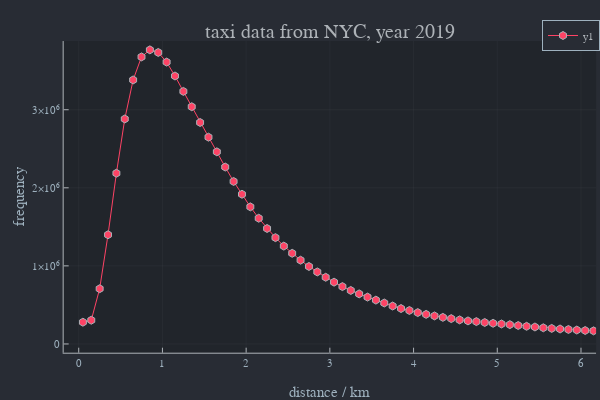

Here is the notebook cell this chart was saved with:
### Code cell
plot(his[1],his[2],xlim=[0,6],marker=:hex,xlab="distance / km",ylab="frequency",title="taxi data from NYC, year 2019")

### Figure 1 — Plotly figure (JSON) as saved in the notebook; plotly's stock layout.template omitted (floating-point values rounded to 4 significant figures; data arrays with more than 128 entries replaced by an {"elided": "..."} marker saying what was removed)
{"data": [{"colorbar": {"title": ""}, "legendgroup": "y1", "line": {"color": "rgba(254, 67, 101, 1.000)", "dash": "solid", "shape": "linear", "width": 1}, "marker": {"color": "rgba(254, 67, 101, 1.000)", "line": {"color": "rgba(173, 178, 183, 1.000)", "width": 1}, "size": 8, "symbol": "hexagon"}, "mode": "lines+markers", "name": "y1", "showlegend": true, "type": "scatter", "x": {"elided": "300 float values"}, "xaxis": "x", "y": {"elided": "300 int values"}, "yaxis": "y", "zmax": null, "zmin": null}], "layout": {"annotations": [{"font": {"color": "rgba(173, 178, 183, 1.000)", "family": "sans-serif", "size": 20}, "rotation": 0, "showarrow": false, "text": "taxi data from NYC, year 2019", "x": 0.5498, "xanchor": "center", "xref": "paper", "y": 1, "yanchor": "top", "yref": "paper"}], "height": 400, "legend": {"bgcolor": "rgba(40, 44, 52, 1.000)", "bordercolor": "rgba(158, 177, 190, 1.000)", "borderwidth": 1, "font": {"color": "rgba(173, 178, 183, 1.000)", "family": "sans-serif", "size": 11}, "title": {"font": {"color": "rgba(173, 178, 183, 1.000)", "family": "sans-serif", "size": 15}, "text": ""}, "tracegroupgap": 0, "traceorder": "normal", "x": 1, "xanchor": "auto", "y": 1, "yanchor": "auto"}, "margin": {"b": 20, "l": 0, "r": 0, "t": 20}, "paper_bgcolor": "rgba(40, 44, 52, 1.000)", "plot_bgcolor": "rgba(33, 37, 43, 1.000)", "showlegend": true, "width": 600, "xaxis": {"anchor": "y", "domain": [0.1061, 0.9934], "gridcolor": "rgba(173, 178, 183, 0.100)", "gridwidth": 0.5, "linecolor": "rgba(173, 178, 183, 1.000)", "mirror": false, "range": [-0.18, 6.18], "showgrid": true, "showline": true, "showticklabels": true, "tickangle": 0, "tickcolor": "rgb(173, 178, 183)", "tickfont": {"color": "rgba(158, 177, 190, 1.000)", "family": "sans-serif", "size": 11}, "tickmode": "array", "ticks": "inside", "ticktext": ["0", "1", "2", "3", "4", "5", "6"], "tickvals": [0, 1, 2, 3, 4, 5, 6], "title": "distance / km", "titlefont": {"color": "rgba(158, 177, 190, 1.000)", "family": "sans-serif", "size": 15}, "type": "-", "visible": true, "zeroline": false, "zerolinecolor": "rgba(173, 178, 183, 1.000)"}, "yaxis": {"anchor": "x", "domain": [0.07581, 0.9415], "gridcolor": "rgba(173, 178, 183, 0.100)", "gridwidth": 0.5, "linecolor": "rgba(173, 178, 183, 1.000)", "mirror": false, "range": [-112100.0, 3880000.0], "showgrid": true, "showline": true, "showticklabels": true, "tickangle": 0, "tickcolor": "rgb(173, 178, 183)", "tickfont": {"color": "rgba(158, 177, 190, 1.000)", "family": "sans-serif", "size": 11}, "tickmode": "array", "ticks": "inside", "ticktext": ["0", "1×10⁶", "2×10⁶", "3×10⁶"], "tickvals": [0, 1000000, 2000000, 3000000], "title": "frequency", "titlefont": {"color": "rgba(158, 177, 190, 1.000)", "family": "sans-serif", "size": 15}, "type": "-", "visible": true, "zeroline": false, "zerolinecolor": "rgba(173, 178, 183, 1.000)"}}}
